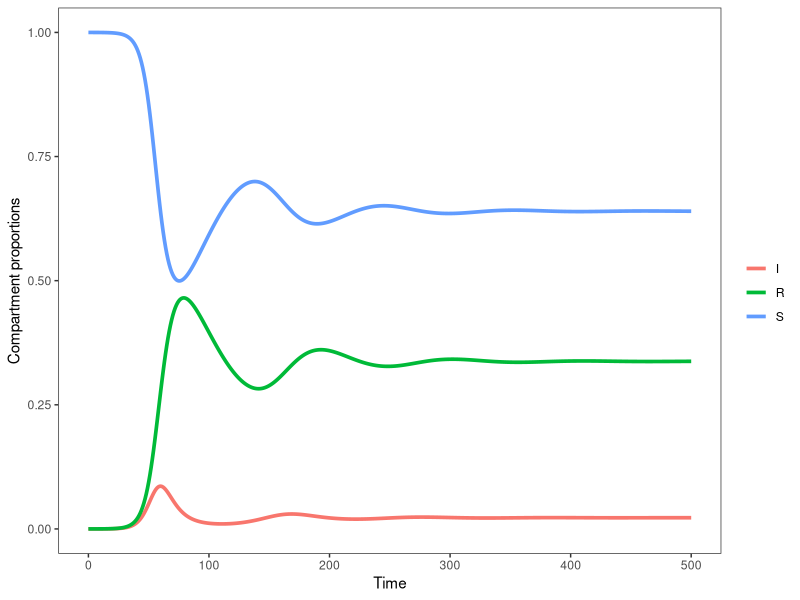
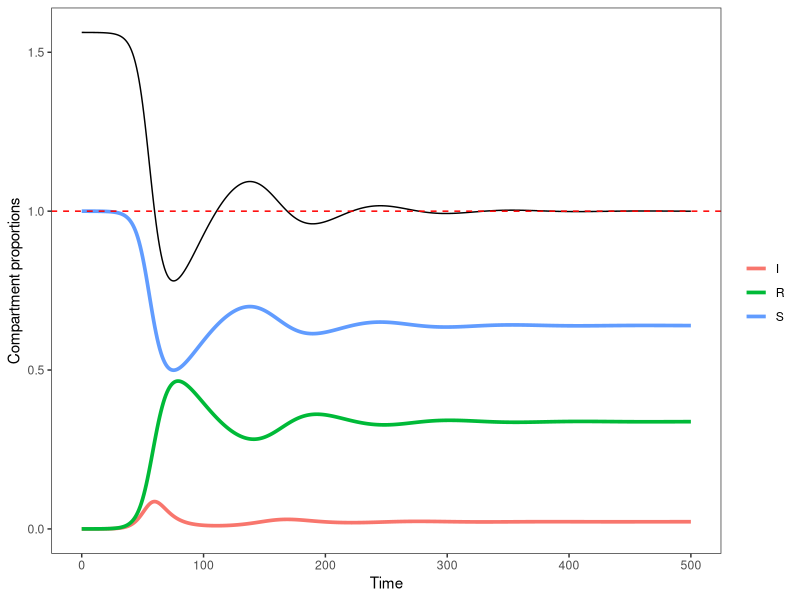
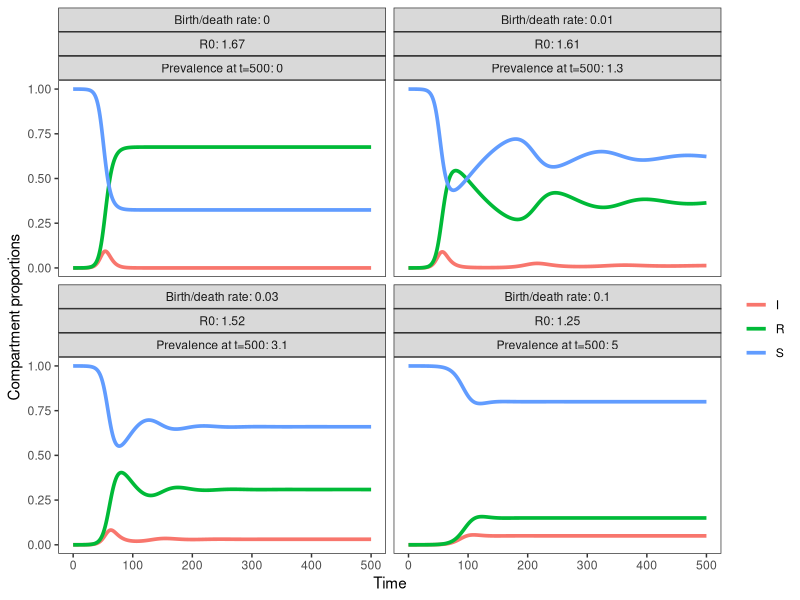
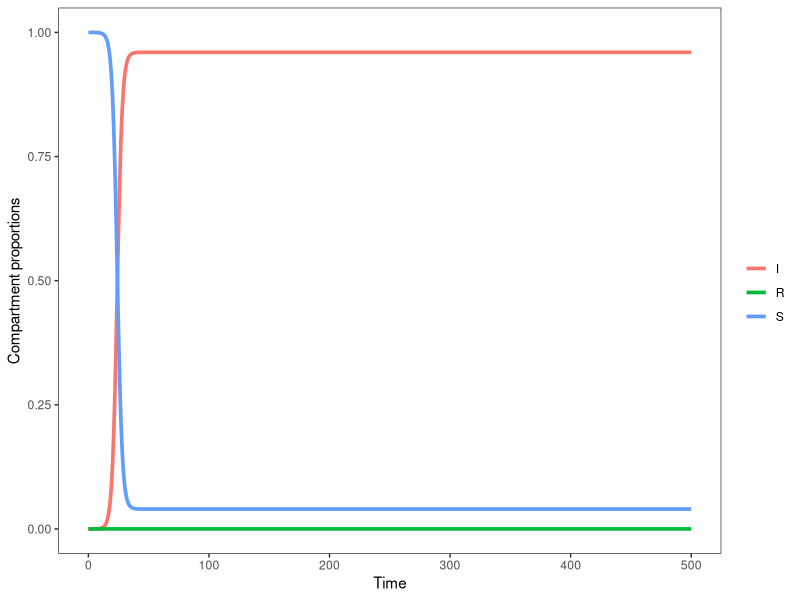

Generate these figures, in order, with R:
###############################################################################################

#SIR model with births and deaths

###############################################################################################

library(deSolve) #differential equation solver
library(tidyverse)

#Load plotting function - same as SIR_basic
plot_trace <-function(out) {
  fig <- ggplot(out, aes(x=time, y=size/N, color=state)) +
    geom_line(linewidth=1.25) +
    labs(x='Time', y='Compartment proportions', color='') +
    theme_bw() + theme(panel.grid=element_blank())
  return(fig)
}

#1. Define the main model function
# It looks the same as BasicSIR from the last R lab, but with births and deaths added
OpenSIR<-function(t, state, params) {
  with(as.list(c(state, params)),{
    N = S + I + R

    #SIR w/ demography equations from the slides
    dS <- -beta*S*I/N + birth*N - death*S
    dI <- beta*S*I/N - death*I - gamma*I
    dR <- gamma*I - death*R

    # return the rates of change as a list
    list(c(dS, dI, dR))
  })
}

#2. Define parameters and starting compartment sizes
params <- list(beta = 0.5, #effective contact rate
                 gamma = 0.3, #recovery rate (1/duration infection)
                 birth = 0.02, #birth rate (per capita)
                 death = 0.02 #all-cause mortality rate
)

state <- c(S = 99999, #population of 100,000, 1 person starts of infected
           I = 1,
           R = 0
)

T_end <- 500 #run model for 500 time steps (e.g. months)
times <- seq(0, T_end, by = 1) #runs the model for 500 time steps (e.g. months), and computes output at each time step

#3. Run model and view output
output <- ode(y = state, times = times, func = OpenSIR, parms = params)
output <- as.data.frame(output) %>% mutate(N=S+I+R)
output_long <- pivot_longer(output, cols=c("S","I","R"), names_to="state", values_to="size")
plot_trace(output_long)
output[501, c("S", "I", "R")]/100000

#4. We didn't go over this in the slides, but in this model there are equations for the steady state distribution
# Calculate R0 and then the steady state/equilibrium distributions
R0 <- params[["beta"]]/(params[["gamma"]] + params[["death"]])
print(paste0("R0: ", R0))

# if R0 <= 1, there is no endemic equilibrium
# if R0 > 1, this is the endemic equilibrium:
S_star <- 1/R0
I_star <- (params[["death"]]/params[["beta"]])*(R0-1)
R_star <- 1-(S_star + I_star)

#see how this matches the proportions in the graph/from the model
print(paste0("Estimated prevalence at equilibrium: ", round(100*output$I[[T_end+1]]/output$N[[T_end+1]], 2), "%"))

print("Simulated prevalences at equilibrium:")
print(c("S_star"=S_star*100, "I_star"=I_star*100, "R_star"=R_star*100)) #prevalences at equilibrium

#5. Calculate Rt and assess its relationship to infection dynamics
output <- output %>% mutate(Rt=R0*S/N)

#changes in Rt correlate w/ the oscillatory pattern in the trace graph
#changes in Rt are fueled by rises and falls in the susceptible population (from births and new infections, respectively)
plot_trace(output_long) +
  geom_line(data=output, aes(x=time, y=Rt), color="black") +
  geom_hline(yintercept=1, linetype="dashed", color="red")

#6. Use 1-way sensitivity analysis to assess how dynamics change as birth/death rates rise/fall
output_all <- list()
for(rates in c(0, 0.01, 0.03, 0.1)) {
    params[["birth"]] <- params[["death"]] <- rates
    output <- ode(y = state, times = times, func = OpenSIR, parms = params)
    output <- as.data.frame(output) %>%
      mutate(N=S+I+R,
             demo_rate=rates,
             R0=params[["beta"]]/(params[["gamma"]] + rates),
             Rt=R0*S/N,
             demo_lab=paste0("Birth/death rate: ", demo_rate),
             R0_lab=paste0("R0: ", round(R0, 2)),
             I_star_lab=paste0("Prevalence at t=500: ", round(100*I[time==500]/N[time==500], 1)))
    output_long <- pivot_longer(output, cols=c("S","I","R"), names_to="state", values_to="size")
    output_all <- c(output_all, list(output_long))
}

output_all <- bind_rows(output_all)

plot_trace(output_all) + facet_wrap(~demo_lab+R0_lab+I_star_lab)

#7. How would you modify the code or parameters to simulate a chronic disease (with demography)?
params <- list(beta = 0.5, #effective contact rate
                 gamma = 0, #recovery rate (1/duration infection)
                 birth = 0.02, #birth rate (per capita)
                 death = 0.02 #all-cause mortality rate
)

output <- ode(y = state, times = times, func = OpenSIR, parms = params)
output <- as.data.frame(output) %>% mutate(N=S+I+R)
output_long <- pivot_longer(output, cols=c("S","I","R"), names_to="state", values_to="size")
plot_trace(output_long)
